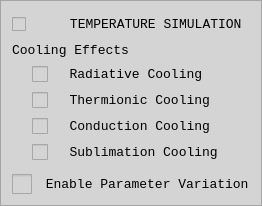
           <widget class="QFrame" name="frame_10">
            <property name="styleSheet">
             <string notr="true">
background-color: rgb(212, 212, 212);</string>
            </property>
            <property name="frameShape">
             <enum>QFrame::StyledPanel</enum>
            </property>
            <property name="frameShadow">
             <enum>QFrame::Raised</enum>
            </property>
            <layout class="QVBoxLayout" name="verticalLayout_17">
             <item>
              <widget class="QCheckBox" name="checkBoxTEMPERATUREsim">
               <property name="maximumSize">
                <size>
                 <width>350</width>
                 <height>25</height>
                </size>
               </property>
               <property name="sizeIncrement">
                <size>
                 <width>5</width>
                 <height>5</height>
                </size>
               </property>
               <property name="font">
                <font>
                 <family>Courier New</family>
                 <pointsize>10</pointsize>
                 <weight>50</weight>
                 <italic>false</italic>
                 <bold>false</bold>
                </font>
               </property>
               <property name="focusPolicy">
                <enum>Qt::StrongFocus</enum>
               </property>
               <property name="styleSheet">
                <string notr="true">
     width: 20px;
     height: 20px;
	font: 10pt &quot;Courier New&quot;;
</string>
               </property>
               <property name="text">
                <string>     TEMPERATURE SIMULATION</string>
               </property>
               <property name="iconSize">
                <size>
                 <width>16</width>
                 <height>16</height>
                </size>
               </property>
              </widget>
             </item>
             <item>
              <widget class="QLabel" name="label_43">
               <property name="sizePolicy">
                <sizepolicy hsizetype="Preferred" vsizetype="Fixed">
                 <horstretch>0</horstretch>
                 <verstretch>0</verstretch>
                </sizepolicy>
               </property>
               <property name="maximumSize">
                <size>
                 <width>350</width>
                 <height>20</height>
                </size>
               </property>
               <property name="font">
                <font>
                 <family>Courier New</family>
                 <pointsize>10</pointsize>
                 <weight>50</weight>
                 <italic>false</italic>
                 <bold>false</bold>
                </font>
               </property>
               <property name="text">
                <string>&lt;html&gt;&lt;head/&gt;&lt;body&gt;&lt;p&gt;Cooling Effects&lt;/p&gt;&lt;/body&gt;&lt;/html&gt;</string>
               </property>
              </widget>
             </item>
             <item>
              <layout class="QVBoxLayout" name="verticalLayout_16">
               <property name="leftMargin">
                <number>20</number>
               </property>
               <property name="topMargin">
                <number>0</number>
               </property>
               <property name="bottomMargin">
                <number>6</number>
               </property>
               <item>
                <widget class="QCheckBox" name="checkBoxRadiativeCooling">
                 <property name="sizePolicy">
                  <sizepolicy hsizetype="Minimum" vsizetype="Preferred">
                   <horstretch>0</horstretch>
                   <verstretch>0</verstretch>
                  </sizepolicy>
                 </property>
                 <property name="minimumSize">
                  <size>
                   <width>0</width>
                   <height>20</height>
                  </size>
                 </property>
                 <property name="maximumSize">
                  <size>
                   <width>350</width>
                   <height>25</height>
                  </size>
                 </property>
                 <property name="font">
                  <font>
                   <family>Courier New</family>
                   <pointsize>10</pointsize>
                   <weight>50</weight>
                   <italic>false</italic>
                   <bold>false</bold>
                  </font>
                 </property>
                 <property name="styleSheet">
                  <string notr="true">QCheckBox::indicator {
     width: 16px;
     height: 16px;
}</string>
                 </property>
                 <property name="text">
                  <string>  Radiative Cooling</string>
                 </property>
                </widget>
               </item>
               <item>
                <widget class="QCheckBox" name="checkBoxThermioniCooling">
                 <property name="sizePolicy">
                  <sizepolicy hsizetype="Minimum" vsizetype="Preferred">
                   <horstretch>0</horstretch>
                   <verstretch>0</verstretch>
                  </sizepolicy>
                 </property>
                 <property name="minimumSize">
                  <size>
                   <width>0</width>
                   <height>20</height>
                  </size>
                 </property>
                 <property name="maximumSize">
                  <size>
                   <width>350</width>
                   <height>25</height>
                  </size>
                 </property>
                 <property name="font">
                  <font>
                   <family>Courier New</family>
                   <pointsize>10</pointsize>
                   <weight>50</weight>
                   <italic>false</italic>
                   <bold>false</bold>
                  </font>
                 </property>
                 <property name="styleSheet">
                  <string notr="true">QCheckBox::indicator {
     width: 16px;
     height: 16px;
}</string>
                 </property>
                 <property name="text">
                  <string>  Thermionic Cooling</string>
                 </property>
                </widget>
               </item>
               <item>
                <widget class="QCheckBox" name="checkBoxConductionCooling">
                 <property name="sizePolicy">
                  <sizepolicy hsizetype="Minimum" vsizetype="Preferred">
                   <horstretch>0</horstretch>
                   <verstretch>0</verstretch>
                  </sizepolicy>
                 </property>
                 <property name="minimumSize">
                  <size>
                   <width>0</width>
                   <height>20</height>
                  </size>
                 </property>
                 <property name="maximumSize">
                  <size>
                   <width>350</width>
                   <height>25</height>
                  </size>
                 </property>
                 <property name="font">
                  <font>
                   <family>Courier New</family>
                   <pointsize>10</pointsize>
                   <weight>50</weight>
                   <italic>false</italic>
                   <bold>false</bold>
                  </font>
                 </property>
                 <property name="styleSheet">
                  <string notr="true">QCheckBox::indicator {
     width: 16px;
     height: 16px;
}</string>
                 </property>
                 <property name="text">
                  <string>  Conduction Cooling</string>
                 </property>
                </widget>
               </item>
               <item>
                <widget class="QCheckBox" name="checkBoxSublimationCooling">
                 <property name="sizePolicy">
                  <sizepolicy hsizetype="Minimum" vsizetype="Preferred">
                   <horstretch>0</horstretch>
                   <verstretch>0</verstretch>
                  </sizepolicy>
                 </property>
                 <property name="minimumSize">
                  <size>
                   <width>0</width>
                   <height>20</height>
                  </size>
                 </property>
                 <property name="maximumSize">
                  <size>
                   <width>350</width>
                   <height>25</height>
                  </size>
                 </property>
                 <property name="font">
                  <font>
                   <family>Courier New</family>
                   <pointsize>10</pointsize>
                   <weight>50</weight>
                   <italic>false</italic>
                   <bold>false</bold>
                  </font>
                 </property>
                 <property name="styleSheet">
                  <string notr="true">QCheckBox::indicator {
     width: 16px;
     height: 16px;
}</string>
                 </property>
                 <property name="text">
                  <string>  Sublimation Cooling</string>
                 </property>
                </widget>
               </item>
              </layout>
             </item>
             <item>
              <widget class="QCheckBox" name="checkBoxParameterVariation">
               <property name="maximumSize">
                <size>
                 <width>350</width>
                 <height>20</height>
                </size>
               </property>
               <property name="font">
                <font>
                 <family>Courier New</family>
                 <pointsize>10</pointsize>
                 <weight>50</weight>
                 <italic>false</italic>
                 <bold>false</bold>
                </font>
               </property>
               <property name="styleSheet">
                <string notr="true">QCheckBox::indicator {
     width: 20px;
     height: 20px;
}</string>
               </property>
               <property name="text">
                <string> Enable Parameter Variation</string>
               </property>
              </widget>
             </item>
            </layout>
           </widget>
